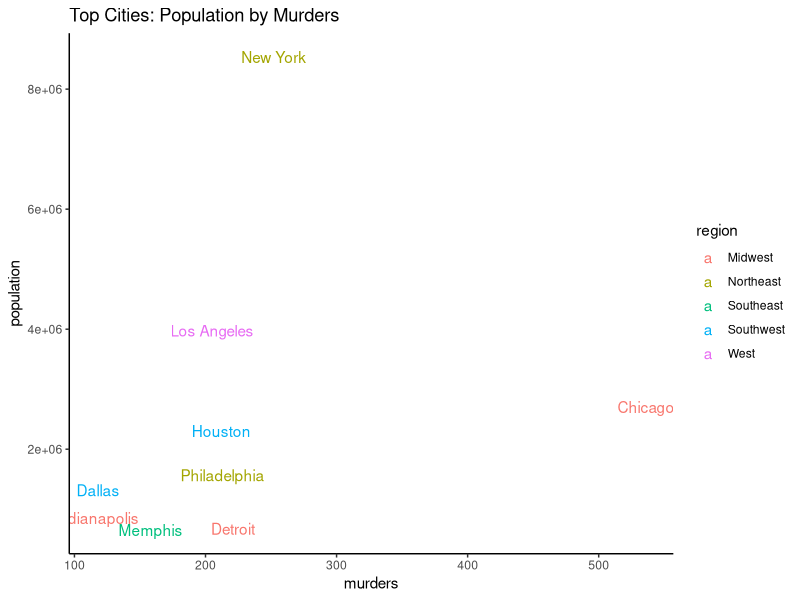
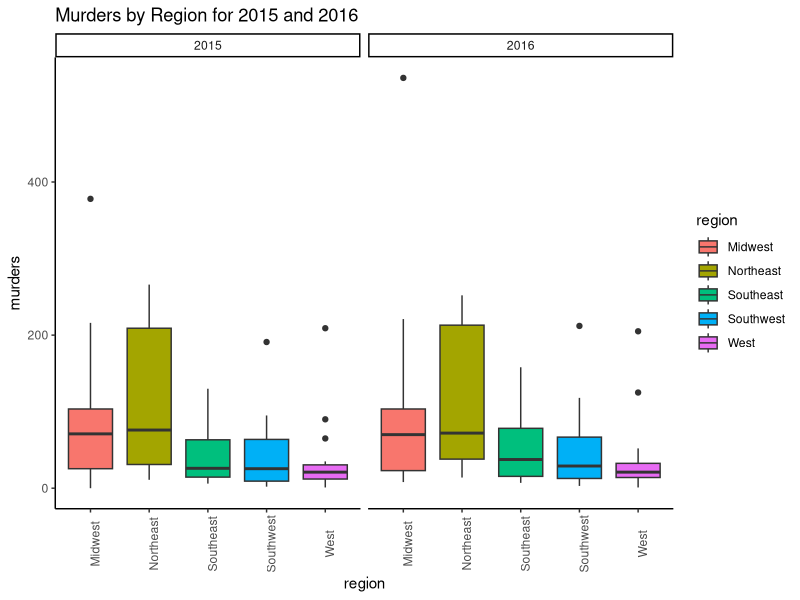
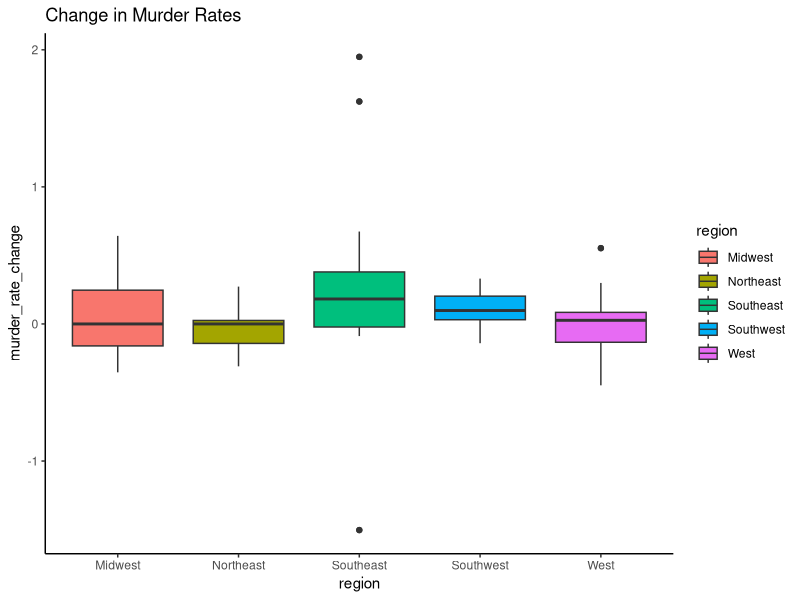
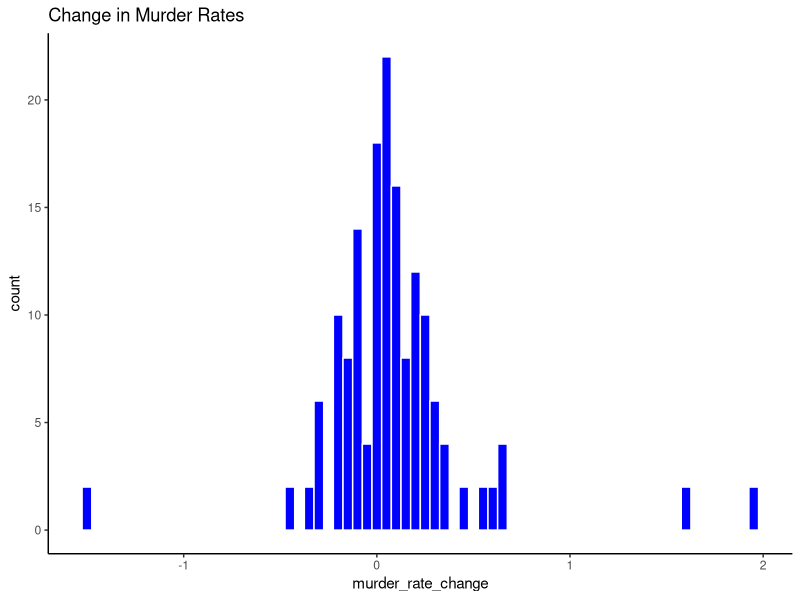

Write R code to recreate these figures, in order.
## ---- chunk 1
setwd("C:/Users/William/Desktop/school/junior_s2/stat")
m <- read.csv("murder_2016_prelim (2).csv")
library(dplyr)
library(tidyr)
library(ggplot2)
## ---- chunk 2
m1 <- m %>%
  mutate(region = ifelse(state %in% c('Connecticut', 'Maine', 'Massachusetts',
                                      'New Hampshire', 'Rhode Island', 'Vermont',
                                      'New Jersey', 'New York', 'Pennsylvania',
                                      'Delaware', 'Maryland', 'D.C.'),
                         'Northeast', state),
         region = ifelse(state %in% c('Illinois', 'Indiana', 'Michigan', 'Ohio',
                                      'Wisconsin', 'Iowa', 'Kansas', 'Minnesota',
                                      'Missouri', 'Nebraska', 'North Dakota', 
                                      'South Dakota'), 
                         'Midwest', region),
         region = ifelse(state %in% c('Florida', 'Georgia', 'West Virginia', 
                                      'Kentucky', 'North Carolina', 'South Carolina', 
                                      'Virginia', 'Tennessee', 'Alabama', 
                                      'Mississippi', 'Arkansas', 'Louisiana'),
                         'Southeast', region),
         region = ifelse(state %in% c('Colorado', 'Wyoming', 'Montana', 'Idaho',
                                      'Washington', 'Oregon', 'Utah', 'Nevada', 
                                      'California', 'Alaska', 'Hawaii'),
                         'West', region),
         region = ifelse(state %in% c('Texas', 'Oklahoma', 'New Mexico', 'Arizona'),
                         'Southwest', region)) %>%
  gather(year, murders, X2015_murders, X2016_murders)
## ---- chunk 3
MurderData <- m %>%
  mutate(murder_rate_15 = (X2015_murders*10000) / population,
         murder_rate_16 = (X2016_murders*10000) / population,
         murder_rate_change = (murder_rate_16 - murder_rate_15)) %>%
  gather(year, murder_rate, murder_rate_15, murder_rate_16) %>%
  mutate(year = ifelse(year == 'murder_rate_15', '2015', '2016'),
         murders = m1$murders, region = m1$region) %>%
  select(year, city, state, region, population, murders, 
         murder_rate, change, murder_rate_change)
## ---- chunk 4
MurderData %>%
  filter(year == '2016',
         murders > 115,
         population > 650000) %>%
  ggplot(mapping = aes(x = murders,
                       y = population,
                       color = region)) +
  geom_text(aes(label = city)) +
  theme_classic() +
  ggtitle("Top Cities: Population by Murders")
## ---- chunk 5
ggplot(data = MurderData,
       mapping = aes(x = region,
                     y = murders,
                     fill = region)) +
  geom_boxplot() + theme_classic() +
  facet_wrap(~year, ncol = 2) +
  theme(axis.text.x = element_text(angle = 90)) +
  ggtitle("Murders by Region for 2015 and 2016")
## ---- chunk 6
MurderData %>%
  filter(year == 2016) %>%
  arrange(desc(murder_rate_change)) %>%
  select(city, population, change, murder_rate_change) %>%
  head(10)
## ---- chunk 7
MurderData %>%
  filter(year == 2016) %>%
  arrange(murder_rate_change) %>%
  select(city, population, change, murder_rate_change) %>%
  head(10)
## ---- chunk 8
ggplot(data = MurderData,
       mapping = aes(x = region,
                     y = murder_rate_change,
                     fill = region)) +
  geom_boxplot() + theme_classic() +
  ggtitle("Change in Murder Rates")
## ---- chunk 9
ggplot(data = MurderData,
       mapping = aes(x = murder_rate_change)) +
  geom_histogram(fill = 'blue',
                 color = 'white',
                 bins = 70) +
  theme_classic() +
  ggtitle("Change in Murder Rates")
## ---- chunk 10
HighestRates15 <- MurderData %>%
  filter(year == '2015') %>%
  arrange(desc(murder_rate)) %>%
  select(year, city, population, murders, murder_rate) %>%
  head(10)

HighestRates16 <- MurderData %>%
  filter(year == '2016') %>%
  arrange(desc(murder_rate)) %>%
  select(year, city, population, murders, murder_rate) %>%
  head(10)
## ---- chunk 11
HighestRates15
HighestRates16
## ---- chunk 12
LowestRates15 <- MurderData %>%
  filter(year == '2015') %>%
  arrange(murder_rate) %>%
  select(year, city, population, murders, murder_rate) %>%
  head(10)

LowestRates16 <- MurderData %>%
  filter(year == '2016') %>%
  arrange(murder_rate) %>%
  select(year, city, population, murders, murder_rate) %>%
  head(10)
## ---- chunk 13
LowestRates15
LowestRates16
